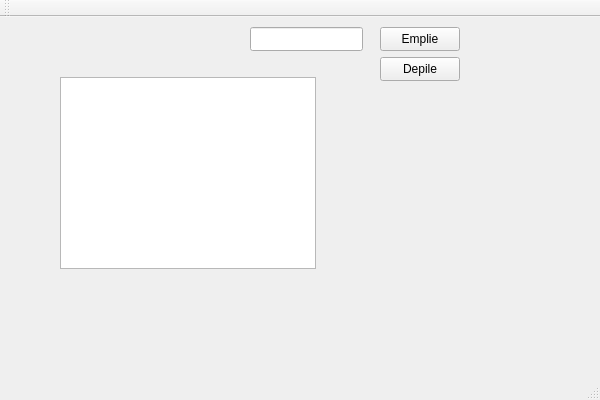
<?xml version="1.0" encoding="UTF-8"?>
<ui version="4.0">
 <class>Tp7_qtClass</class>
 <widget class="QMainWindow" name="Tp7_qtClass">
  <property name="geometry">
   <rect>
    <x>0</x>
    <y>0</y>
    <width>600</width>
    <height>400</height>
   </rect>
  </property>
  <property name="windowTitle">
   <string>Tp7_qt</string>
  </property>
  <widget class="QWidget" name="centralWidget">
   <widget class="QPushButton" name="ButtonEmpile">
    <property name="geometry">
     <rect>
      <x>380</x>
      <y>10</y>
      <width>80</width>
      <height>24</height>
     </rect>
    </property>
    <property name="text">
     <string>Emplie</string>
    </property>
   </widget>
   <widget class="QPushButton" name="ButtonDepile">
    <property name="geometry">
     <rect>
      <x>380</x>
      <y>40</y>
      <width>80</width>
      <height>24</height>
     </rect>
    </property>
    <property name="text">
     <string>Depile</string>
    </property>
   </widget>
   <widget class="QLabel" name="infoPile">
    <property name="geometry">
     <rect>
      <x>320</x>
      <y>70</y>
      <width>241</width>
      <height>71</height>
     </rect>
    </property>
    <property name="text">
     <string/>
    </property>
   </widget>
   <widget class="QLineEdit" name="chiffreEmpile">
    <property name="geometry">
     <rect>
      <x>250</x>
      <y>10</y>
      <width>113</width>
      <height>24</height>
     </rect>
    </property>
   </widget>
   <widget class="QLabel" name="infoHauteur">
    <property name="geometry">
     <rect>
      <x>260</x>
      <y>260</y>
      <width>51</width>
      <height>21</height>
     </rect>
    </property>
    <property name="text">
     <string/>
    </property>
   </widget>
   <widget class="QListWidget" name="ListPile">
    <property name="geometry">
     <rect>
      <x>60</x>
      <y>60</y>
      <width>256</width>
      <height>192</height>
     </rect>
    </property>
   </widget>
  </widget>
  <widget class="QMenuBar" name="menuBar">
   <property name="geometry">
    <rect>
     <x>0</x>
     <y>0</y>
     <width>600</width>
     <height>21</height>
    </rect>
   </property>
  </widget>
  <widget class="QToolBar" name="mainToolBar">
   <attribute name="toolBarArea">
    <enum>TopToolBarArea</enum>
   </attribute>
   <attribute name="toolBarBreak">
    <bool>false</bool>
   </attribute>
  </widget>
  <widget class="QStatusBar" name="statusBar"/>
 </widget>
 <layoutdefault spacing="6" margin="11"/>
 <resources>
  <include location="Tp7_qt.qrc"/>
 </resources>
 <connections>
  <connection>
   <sender>ButtonDepile</sender>
   <signal>clicked()</signal>
   <receiver>Tp7_qtClass</receiver>
   <slot>OnClickButtonDepile()</slot>
   <hints>
    <hint type="sourcelabel">
     <x>419</x>
     <y>89</y>
    </hint>
    <hint type="destinationlabel">
     <x>299</x>
     <y>199</y>
    </hint>
   </hints>
  </connection>
  <connection>
   <sender>ButtonEmpile</sender>
   <signal>clicked()</signal>
   <receiver>Tp7_qtClass</receiver>
   <slot>OnClickButtonEmpile()</slot>
   <hints>
    <hint type="sourcelabel">
     <x>419</x>
     <y>59</y>
    </hint>
    <hint type="destinationlabel">
     <x>299</x>
     <y>199</y>
    </hint>
   </hints>
  </connection>
 </connections>
 <slots>
  <slot>OnClickButtonEmpile()</slot>
  <slot>OnClickButtonDepile()</slot>
  <slot>OnClickButtonAffiche()</slot>
 </slots>
</ui>
